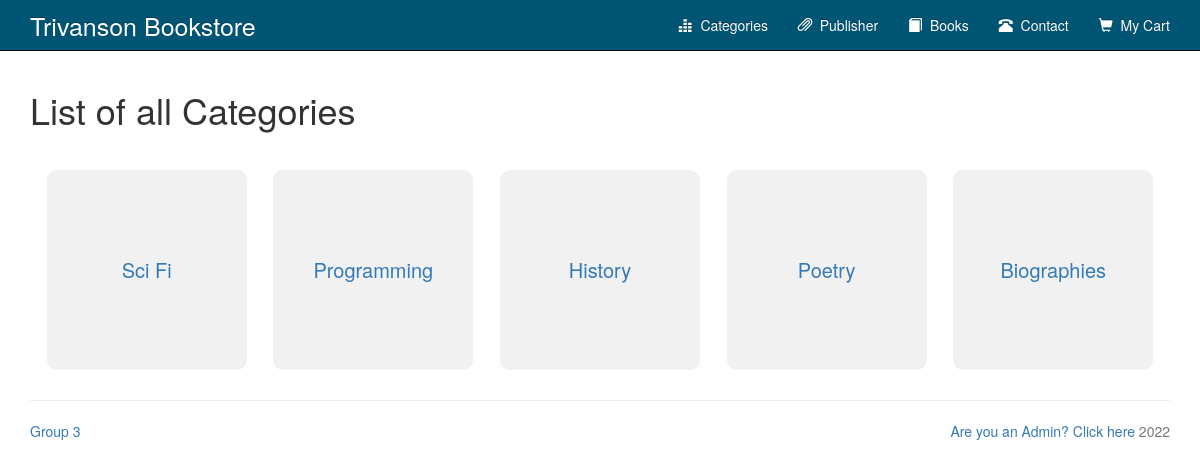
The app's page /category.php with its own data.
### tables this page shows
CREATE TABLE `category` (
  `categoryid` int(10) UNSIGNED NOT NULL,
  `category_name` varchar(60) NOT NULL
);

### category.php (the view, shortened to what this page needs)
<?php
	$conn = db_connect();
	$query = "SELECT * FROM category ORDER BY categoryid";
	$result = mysqli_query($conn, $query);
	require "./template/header.php";
?>
<br>
<h1>List of all Categories</h1>
<br>
<div class="flex-container">
<?php
    while($row = mysqli_fetch_assoc($result)){
	?>
    <div >
    <a href="bookpercat.php?catid=<?php echo $row['categoryid']; ?>"><?php echo $row['category_name']; ?></a>
    </div>
	<?php } ?>
</div>
<?php
	require "./template/footer.php";
?>

### category.php (style rules this page uses)
.flex-container { display: flex; flex-wrap: wrap; justify-content: space-evenly; }
.flex-container > div { flex-grow: 0; background-color: #f1f1f1; height: 200px; width: 200px; margin: 10px; text-align: center; line-height: 75px; font-size: 20px; border-radius: 10px; transition: 0.3s; }
.flex-container > div a { text-align: center; vertical-align: middle; line-height: 200px; }

### records on screen
category: category_name "Sci Fi"
category: category_name "Programming"
category: category_name "History"
category: category_name "Poetry"
category: category_name "Biographies"
